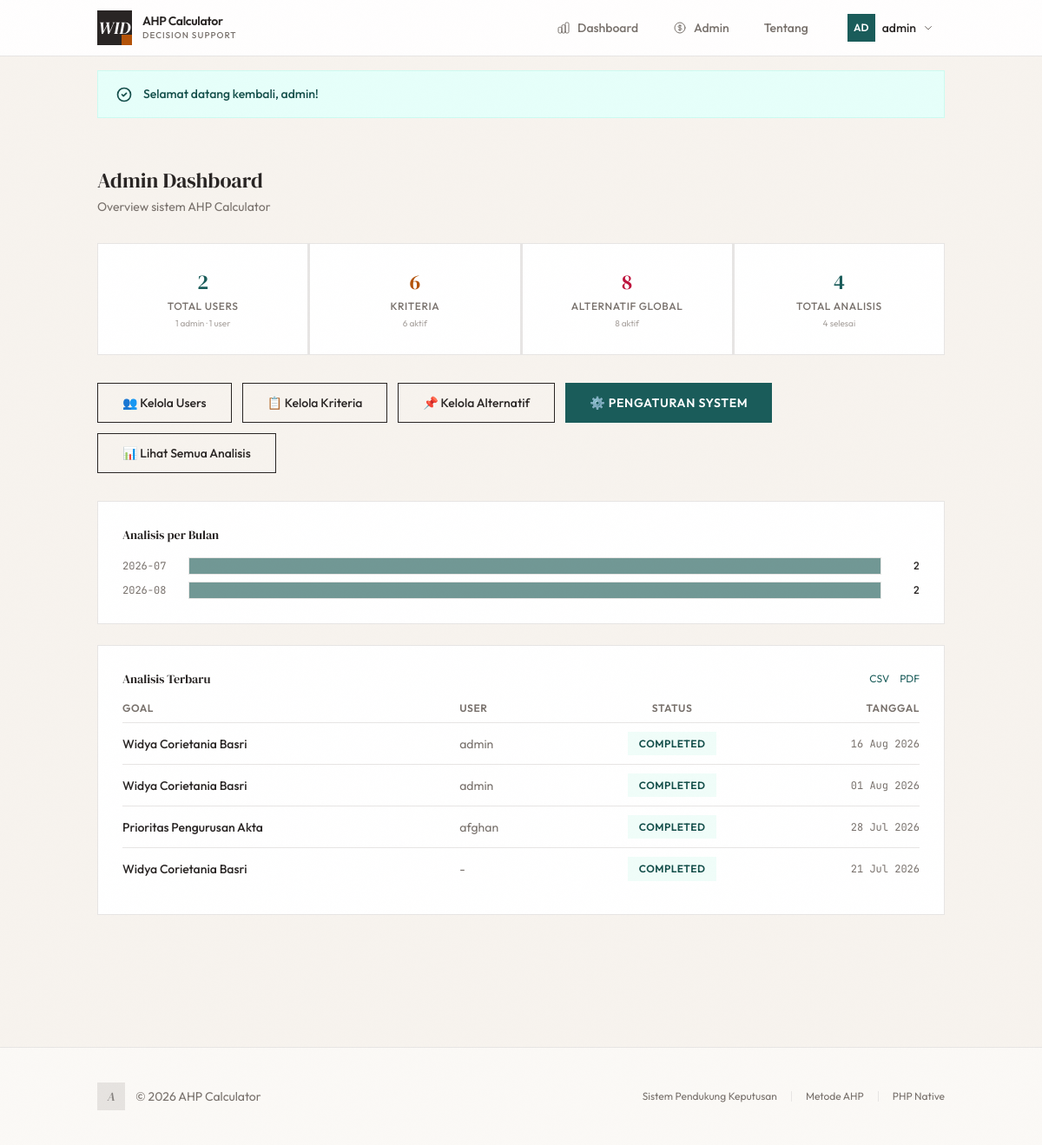
Before: /?page=admin-dashboard (signed in) with the older database file.
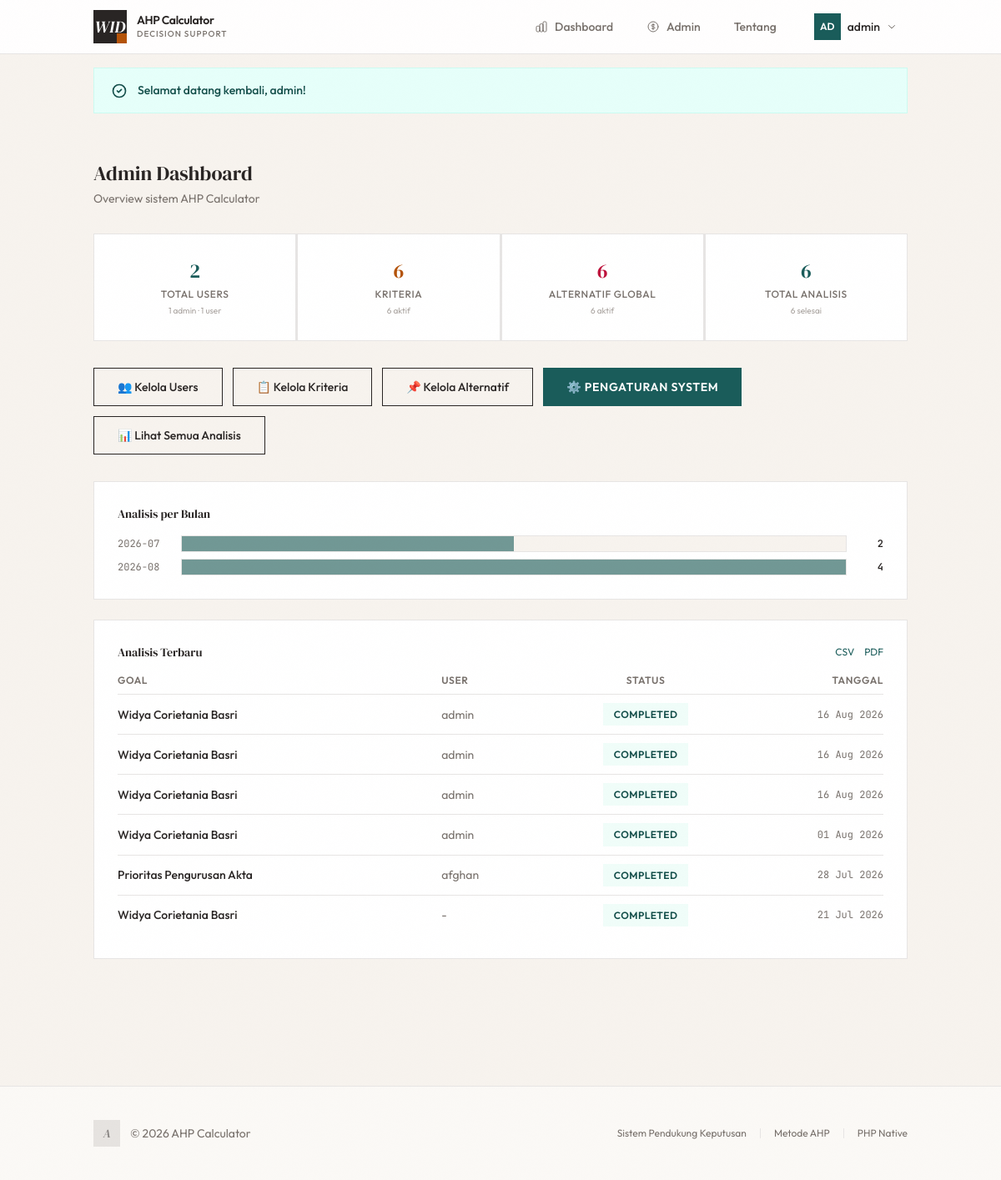
After: the same page with the newer database file.
### tables this page shows
CREATE TABLE `users` (
  `id` int NOT NULL,
  `username` varchar(50) NOT NULL,
  `email` varchar(100) NOT NULL,
  `password_hash` varchar(255) NOT NULL,
  `role` enum('super_admin','user') NOT NULL DEFAULT 'user',
  `is_active` tinyint(1) DEFAULT '1',
  `last_login` timestamp NULL DEFAULT NULL,
  `created_at` timestamp NULL DEFAULT CURRENT_TIMESTAMP,
  `updated_at` timestamp NULL DEFAULT CURRENT_TIMESTAMP ON UPDATE CURRENT_TIMESTAMP
);

CREATE TABLE `analyses` (
  `id` int NOT NULL,
  `user_id` int DEFAULT NULL,
  `goal` varchar(255) NOT NULL DEFAULT 'Prioritas Pengurusan Akta',
  `client_name` varchar(100) DEFAULT NULL,
  `notes` text,
  `status` enum('draft','completed') DEFAULT 'draft',
  `created_at` timestamp NULL DEFAULT CURRENT_TIMESTAMP,
  `updated_at` timestamp NULL DEFAULT CURRENT_TIMESTAMP ON UPDATE CURRENT_TIMESTAMP
);

### db_helpers.php (called while the page is built, shortened)
<?php
function isLoggedIn()
{
    return isset($_SESSION["user_id"]) && $_SESSION["user_id"] > 0;
}
function getCurrentUser()
{
    $db = Database::getInstance();
    try {
        $user = $db->getRow(
            "SELECT id, username, email, role, is_active, last_login, created_at FROM users WHERE id = ?",
            [$_SESSION["user_id"]],
        );
    } catch (Exception $e) {
        $user = $db->getRow(
            "SELECT id, username, email, created_at FROM users WHERE id = ?",
            [$_SESSION["user_id"]],
        );
        if ($user) {
            $user["role"] = "user";
            $user["is_active"] = 1;
            $user["last_login"] = null;
        }
    }
    return $user;
}
function dbGetUserStats()
{
    $db = Database::getInstance();
    return [
        "total" => $db->getValue("SELECT COUNT(*) FROM users"),
        "active" => $db->getValue(
            "SELECT COUNT(*) FROM users WHERE is_active = TRUE",
        ),
        "admins" => $db->getValue(
            "SELECT COUNT(*) FROM users WHERE role = 'super_admin'",
        ),
        "regular" => $db->getValue(
            "SELECT COUNT(*) FROM users WHERE role = 'user'",
        ),
        "recent" => $db->getRows(
            "SELECT id, username, email, role, last_login, created_at FROM users ORDER BY created_at DESC LIMIT 5",
        ),
    ];
}
function dbGetCriteriaStats()
{
    $db = Database::getInstance();
    return [
        "total" => $db->getValue("SELECT COUNT(*) FROM criteria"),
        "active" => $db->getValue(
            "SELECT COUNT(*) FROM criteria WHERE is_active = TRUE",
        ),
        "inactive" => $db->getValue(
            "SELECT COUNT(*) FROM criteria WHERE is_active = FALSE",
        ),
        "used_in_analyses" => $db->getValue(
            "SELECT COUNT(DISTINCT analysis_id) FROM comparisons WHERE type = 'criteria'",
        ),
    ];
}
function dbGetGlobalAltStats()
{
    $db = Database::getInstance();
    $total = $db->getValue("SELECT COUNT(*) FROM global_alternatives");
    $active = $db->getValue(
        "SELECT COUNT(*) FROM global_alternatives WHERE is_active = TRUE",
    );
    $mostUsed = $db->getRows("
        SELECT ga.name, COUNT(a.id) as usage_count
        FROM global_alternatives ga
        LEFT JOIN alternatives a ON a.name = ga.name
        GROUP BY ga.id, ga.name
        ORDER BY usage_count DESC
        LIMIT 5
    ");
    return [
        "total" => $total,
        "active" => $active,
        "inactive" => $total - $active,
        "most_used" => $mostUsed,
    ];
}
function dbGetAnalysisStats()
{
    $db = Database::getInstance();
    return [
        "total" => $db->getValue("SELECT COUNT(*) FROM analyses"),
        "completed" => $db->getValue(
            "SELECT COUNT(*) FROM analyses WHERE status = 'completed'",
        ),
        "draft" => $db->getValue(
            "SELECT COUNT(*) FROM analyses WHERE status = 'draft'",
        ),
        "total_alternatives" => $db->getValue(
            "SELECT COUNT(*) FROM alternatives",
        ),
        "recent" => $db->getRows("
            SELECT a.*, u.username
            FROM analyses a LEFT JOIN users u ON a.user_id = u.id
            ORDER BY a.created_at DESC LIMIT 10
        "),
        "by_month" => $db->getRows("
            SELECT DATE_FORMAT(created_at, '%Y-%m') as month, COUNT(*) as count
            FROM analyses GROUP BY month ORDER BY month DESC LIMIT 12
        "),
    ];
}

### database.php (called while the page is built, shortened)
<?php
class Database {
    private static $instance = null;
    private $conn;
    private $host;
    private $user;
    private $pass;
    private $dbname;
    private $port;
    private function __construct() {
        $this->host = DB_HOST;
        $this->user = DB_USER;
        $this->pass = DB_PASS;
        $this->dbname = DB_NAME;
        $this->port = DB_PORT;
    }
    private function connect() {
        $this->conn = new mysqli($this->host, $this->user, $this->pass, $this->dbname, $this->port);
        $this->conn->set_charset("utf8mb4");
    }
    public static function getInstance() {
        if (self::$instance === null) {
            self::$instance = new self();
        }
        return self::$instance;
    }
    public function query($sql, $params = []) {
        if (empty($params)) {
            $result = $this->conn->query($sql);
            return $result;
        }
        $stmt = $this->conn->prepare($sql);
        if (!empty($params)) {
            $types = '';
            $values = [];
            foreach ($params as $param) {
                if (is_int($param)) {
                    $types .= 'i';
                } elseif (is_float($param)) {
                    $types .= 'd';
                } elseif (is_null($param)) {
                    $types .= 's';
                } else {
                    $types .= 's';
                }
                $values[] = $param;
            }
            $stmt->bind_param($types, ...$values);
        }
        $stmt->execute();
        $result = $stmt->get_result();
        return $result;
    }
    public function getRow($sql, $params = []) {
        $result = $this->query($sql, $params);
        if ($result instanceof mysqli_result) {
            return $result->fetch_assoc();
        }
        return null;
    }
    public function getRows($sql, $params = []) {
        $result = $this->query($sql, $params);
        if ($result instanceof mysqli_result) {
            return $result->fetch_all(MYSQLI_ASSOC);
        }
        return [];
    }
    public function getValue($sql, $params = []) {
        $row = $this->getRow($sql, $params);
        if ($row) {
            return reset($row);
        }
        return null;
    }
}

### views/admin-dashboard.php (the view)
<?php
$userStats = dbGetUserStats();
$criteriaStats = dbGetCriteriaStats();
$altStats = dbGetGlobalAltStats();
$analysisStats = dbGetAnalysisStats();
$recentAnalyses = $analysisStats['recent'] ?? [];
?>
<div class="fade-in max-w-5xl mx-auto">
    <div class="flex items-center justify-between mb-8">
        <div>
            <h1 class="text-2xl font-display text-ink">Admin Dashboard</h1>
            <p class="text-sm text-ink-muted mt-1">Overview sistem AHP Calculator</p>
        </div>
    </div>
    <div class="grid grid-cols-2 lg:grid-cols-4 gap-px bg-border mb-8">
        <div class="card border-0 rounded-none p-5 bg-surface text-center">
            <div class="text-2xl font-display text-teal"><?= $userStats['total'] ?></div>
            <div class="text-xs text-ink-muted uppercase tracking-wider font-medium mt-1">Total Users</div>
            <div class="text-[10px] text-ink-light mt-1"><?= $userStats['admins'] ?> admin · <?= $userStats['regular'] ?> user</div>
        </div>
        <div class="card border-0 rounded-none p-5 bg-surface text-center">
            <div class="text-2xl font-display text-gold"><?= $criteriaStats['total'] ?></div>
            <div class="text-xs text-ink-muted uppercase tracking-wider font-medium mt-1">Kriteria</div>
            <div class="text-[10px] text-ink-light mt-1"><?= $criteriaStats['active'] ?> aktif</div>
        </div>
        <div class="card border-0 rounded-none p-5 bg-surface text-center">
            <div class="text-2xl font-display text-rose"><?= $altStats['total'] ?></div>
            <div class="text-xs text-ink-muted uppercase tracking-wider font-medium mt-1">Alternatif Global</div>
            <div class="text-[10px] text-ink-light mt-1"><?= $altStats['active'] ?> aktif</div>
        </div>
        <div class="card border-0 rounded-none p-5 bg-surface text-center">
            <div class="text-2xl font-display text-teal"><?= $analysisStats['total'] ?></div>
            <div class="text-xs text-ink-muted uppercase tracking-wider font-medium mt-1">Total Analisis</div>
            <div class="text-[10px] text-ink-light mt-1"><?= $analysisStats['completed'] ?> selesai</div>
        </div>
    </div>
    <div class="flex flex-wrap gap-3 mb-8">
        <a href="?page=admin-users" class="btn-secondary text-sm">👥 Kelola Users</a>
        <a href="?page=admin-criteria" class="btn-secondary text-sm">📋 Kelola Kriteria</a>
        <a href="?page=admin-alternatives" class="btn-secondary text-sm">📌 Kelola Alternatif</a>
        <a href="?page=admin-settings" class="btn-primary text-sm">⚙️ Pengaturan System</a>
        <a href="?page=dashboard" class="btn-secondary text-sm">📊 Lihat Semua Analisis</a>
    </div>
    <?php if (!empty($analysisStats['by_month'])): ?>
    <div class="card border-border mb-6">
        <h2 class="text-sm font-display text-ink mb-4">Analisis per Bulan</h2>
        <div class="space-y-2">
            <?php foreach (array_reverse($analysisStats['by_month']) as $m):
                $maxCount = max(array_column($analysisStats['by_month'], 'count'));
                $width = $maxCount > 0 ? ($m['count'] / $maxCount) * 100 : 0;
            ?>
            <div class="flex items-center gap-3">
                <span class="text-xs text-ink-muted w-16 font-mono"><?= $m['month'] ?></span>
                <div class="flex-1 h-5 bg-paper border border-border relative">
                    <div class="h-full bg-teal/60 animate-bar" data-width="<?= $width ?>%" style="width:0%"></div>
                </div>
                <span class="text-xs font-mono text-ink font-semibold w-8 text-right"><?= $m['count'] ?></span>
            </div>
            <?php endforeach; ?>
        </div>
    </div>
    <?php endif; ?>
    <div class="card border-border">
        <div class="flex items-center justify-between mb-4">
            <h2 class="text-sm font-display text-ink">Analisis Terbaru</h2>
            <div class="flex gap-3">
                <a href="export.php?type=analyses" class="text-xs text-teal hover:underline">CSV</a>
                <a href="report.php?type=analyses" target="_blank" class="text-xs text-teal hover:underline">PDF</a>
            </div>
        </div>
        <?php if (empty($recentAnalyses)): ?>
        <p class="text-sm text-ink-muted py-4 text-center">Belum ada analisis.</p>
        <?php else: ?>
        <div class="overflow-x-auto">
            <table class="w-full text-sm">
                <thead>
                    <tr class="border-b border-border">
                        <th class="text-left pb-2 font-semibold text-ink-muted text-xs uppercase tracking-wider">Goal</th>
                        <th class="text-left pb-2 font-semibold text-ink-muted text-xs uppercase tracking-wider">User</th>
                        <th class="text-center pb-2 font-semibold text-ink-muted text-xs uppercase tracking-wider">Status</th>
                        <th class="text-right pb-2 font-semibold text-ink-muted text-xs uppercase tracking-wider">Tanggal</th>
                    </tr>
                </thead>
                <tbody class="divide-y divide-border">
                    <?php foreach ($recentAnalyses as $a): ?>
                    <tr class="hover:bg-paper transition-colors">
                        <td class="py-2.5 pr-4 font-medium text-ink text-sm truncate max-w-[200px]"><?= htmlspecialchars($a['goal']) ?></td>
                        <td class="py-2.5 pr-4 text-ink-muted text-sm"><?= htmlspecialchars($a['username'] ?? '-') ?></td>
                        <td class="py-2.5 text-center">
                            <span class="badge text-[10px] <?= $a['status'] === 'completed' ? 'bg-teal-xlight text-teal-dark border-teal-light' : 'bg-gold-light text-gold-dark border-gold-light' ?>">
                                <?= $a['status'] ?>
                            </span>
                        </td>
                        <td class="py-2.5 text-right text-ink-muted text-xs font-mono"><?= date('d M Y', strtotime($a['created_at'])) ?></td>
                    </tr>
                    <?php endforeach; ?>
                </tbody>
            </table>
        </div>
        <?php endif; ?>
    </div>
</div>

### views/header.php (shortened to what the rows shown need)
<!DOCTYPE html>
<html lang="id">
<head>
    <script src="assets/js/tailwindcss.js"></script>
    <link rel="stylesheet" href="assets/css/fonts.css">
</head>
<body>
    <nav class="sticky top-0 z-50 bg-white/90 backdrop-blur-md border-b border-border">
        <div class="max-w-5xl mx-auto px-4 sm:px-6">
            <div class="flex items-center justify-between h-16">
                <div class="flex items-center gap-1 sm:gap-2">
                    <?php if (isLoggedIn()):
                        $currentUser = getCurrentUser();
                    ?>
                    <div class="relative group ml-1 sm:ml-2">
                        <div class="flex items-center gap-2 px-3 py-1.5 border border-transparent group-hover:border-border cursor-pointer transition-all">
                            <div class="w-8 h-8 bg-teal flex items-center justify-center">
                                <span class="text-white text-xs font-semibold">
                                    <?= strtoupper(substr($currentUser['username'] ?? 'U', 0, 2)) ?>
                                </span>
                            </div>
                            <span class="text-sm font-medium text-ink hidden sm:inline">
                                <?= htmlspecialchars($currentUser['username'] ?? '-') ?>
                            </span>
                            <svg class="w-3 h-3 text-ink-muted group-hover:rotate-180 transition-transform" fill="none" stroke="currentColor" viewBox="0 0 24 24">
                                <path stroke-linecap="round" stroke-linejoin="round" stroke-width="2" d="M19 9l-7 7-7-7"/>
                            </svg>
                        </div>
                    </div>
                    <?php endif; ?>
                </div>
            </div>
        </div>
    </nav>
    <main class="max-w-5xl mx-auto px-4 sm:px-6 py-10 sm:py-14">

Changed rows visible on the page:
added analyses: goal "Widya Corietania Basri", user.username "admin", status "COMPLETED", created_at "16 Aug 2026"
added analyses: goal "Widya Corietania Basri", user.username "admin", status "COMPLETED", created_at "16 Aug 2026"
Other visible differences:
$altStats['total']: "8" → "6"
$altStats['active']: "8" → "6"
$analysisStats['total']: "4" → "6"
$analysisStats['completed']: "4" → "6"
$width: 100 → 50 (drawn)
new list line: "2026-08 4"
list line gone: "2026-08 2"
